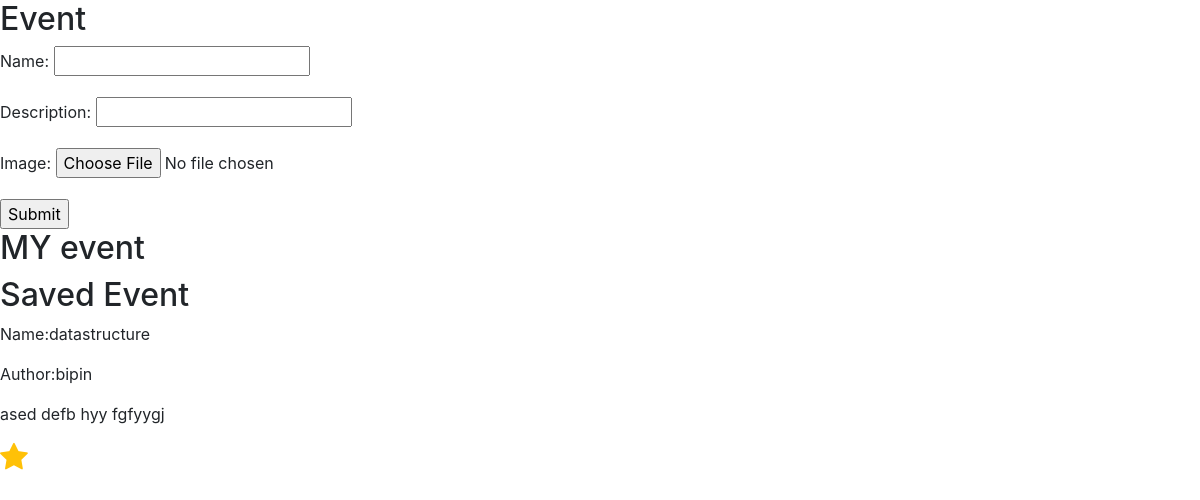
Before: /longprofile/event/ (signed in) with the older database file.
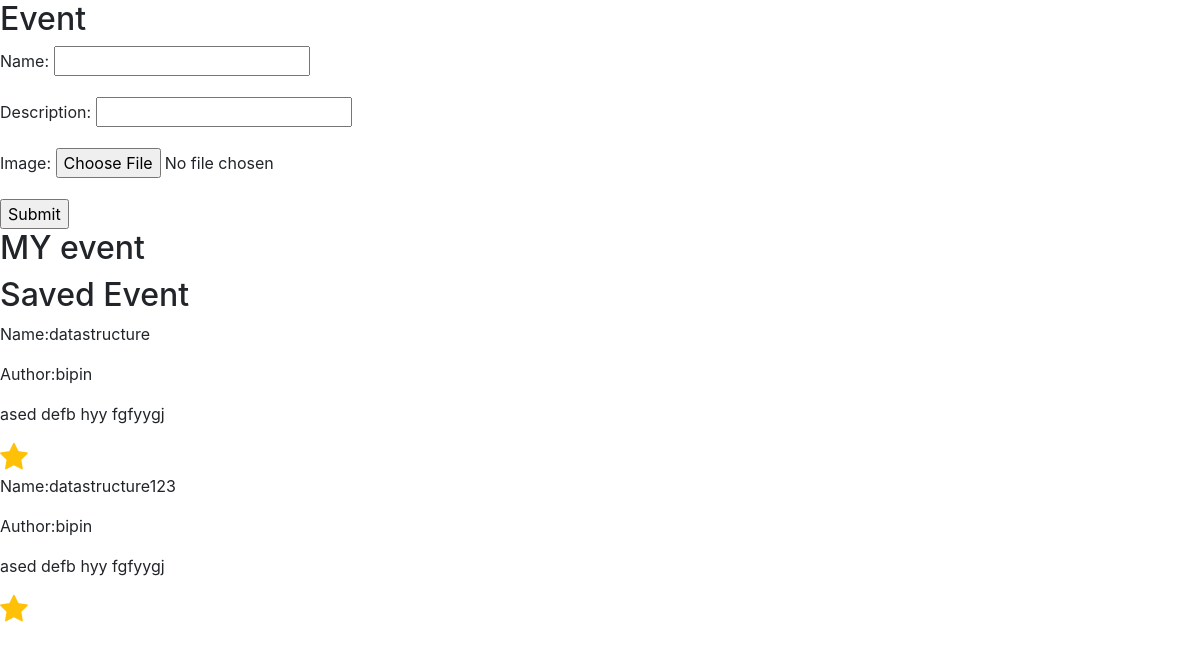
After: the same page with the newer database file.
### longprofile/models.py (models this page shows)
class SavedEvent(models.Model):
    savedperson = models.ForeignKey(CustomUser, on_delete=models.CASCADE,blank=True, null=True)
    event = models.ForeignKey(CreateEvent, on_delete=models.CASCADE,blank=True, null=True)
    created_on = models.DateTimeField(auto_now=True)

class CreateEvent(models.Model):
    user = models.ForeignKey(CustomUser, on_delete=models.CASCADE,blank=True, null=True)
    name = models.CharField(max_length=50)
    description = models.CharField(max_length=250)
    image = models.ImageField(upload_to='media')
    created_on = models.DateTimeField(auto_now=True)

### byhand/models.py (models this page shows, shortened)
class CustomUser(AbstractBaseUser, PermissionsMixin):
    email = models.EmailField(_('email address'), unique=True,null=True)
    username = models.CharField(max_length=150, unique=True,null=True)
    first_name = models.CharField(max_length=150, blank=True)
    last_name = models.CharField(max_length=150, blank=True)
    start_date = models.DateTimeField(default=timezone.now)
    is_staff = models.BooleanField(default=False)
    is_active = models.BooleanField(default=False)
    objects = CustomAccountManager()
    USERNAME_FIELD = 'email'
    REQUIRED_FIELDS = ['username', 'first_name']

### longprofile/views.py (the view, shortened to what this page needs)
# urls.py: path('event/',views.event,name="event"),
def event(request):
    current_user = request.user
    form = CreateEventForm()
    my_event = CreateEvent.objects.filter(user_id = current_user.id)
    savedEventView = SavedEvent.objects.filter(savedperson_id = current_user.id)
    context = {
        "form":form,
        "my_event":my_event,
        "savedEventView":savedEventView
    }
    return render(request,'longprofile/event.html',context)

### longprofile/forms.py
class CreateEventForm(forms.ModelForm):
    class Meta:
        model = CreateEvent
        fields = ('name','description','image')

### templates/longprofile/event.html (shortened to what this page needs)
<!DOCTYPE html>
<html lang="en">
<head>
    <link rel="stylesheet" href="https://stackpath.bootstrapcdn.com/font-awesome/4.7.0/css/font-awesome.min.css">
    <link rel="stylesheet" href="https://stackpath.bootstrapcdn.com/bootstrap/4.5.2/css/bootstrap.min.css">
</head>
<body>
    <h2>Event</h2>
    <form method="post" enctype="multipart/form-data">
        {{ form.as_p }}
        <input type="submit">
    </form>
    <h2>MY event</h2>
    <h2>Saved Event</h2>
    {% for i in savedEventView %}
        <p>Name:{{i.event.name}}</p>
        <p>Author:{{i.event.user.first_name}}</p>
        <p>{{i.event.description}}</p>
        <a href="{% url 'deleteevent' i.pk %}" id = "savebtn{{i.id}}"><i id="saveicon{{i.id}}" class="fa fa-star text-warning"  style="font-size: 30px;"></i></a><br>
    {% endfor %}
</body>
</html>

Changed rows visible on the page:
added SavedEvent: event.name "datastructure123", event.user.first_name "bipin", event.description "ased defb hyy fgfyygj"
